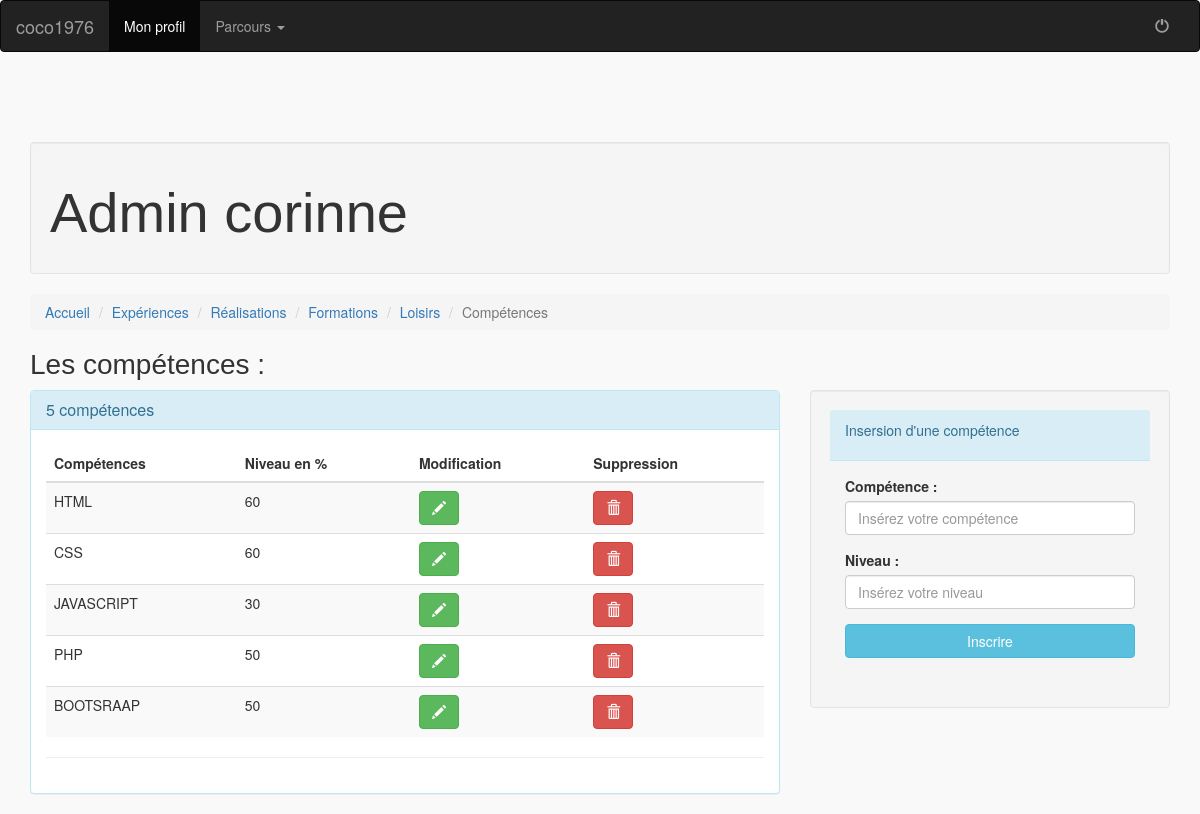
Page /admin/competences.php (signed in) on the committed database.
### tables this page shows
CREATE TABLE `t_utilisateurs` (
  `id_utilisateur` int(3) NOT NULL,
  `prenom` varchar(30) NOT NULL,
  `nom` varchar(30) NOT NULL,
  `email` varchar(50) NOT NULL,
  `telephone` int(10) UNSIGNED ZEROFILL NOT NULL,
  `mdp` varchar(12) NOT NULL,
  `pseudo` varchar(30) NOT NULL,
  `avatar` varchar(20) NOT NULL,
  `age` int(3) NOT NULL,
  `date-naissance` date NOT NULL,
  `sexe` enum('h','f') NOT NULL,
  `etat_civil` enum('m','mme') NOT NULL,
  `adresse` varchar(50) NOT NULL,
  `code-postal` int(5) UNSIGNED ZEROFILL NOT NULL,
  `ville` varchar(30) NOT NULL,
  `pays` varchar(20) NOT NULL,
  `site_web` varchar(50) NOT NULL
);

CREATE TABLE `t_competences` (
  `id_competence` int(3) NOT NULL,
  `competence` varchar(30) NOT NULL,
  `c_niveau` int(3) NOT NULL,
  `utilisateur_id` int(3) NOT NULL
);

### admin/competences.php (the view, shortened to what this page needs)
<?php
require('connexion.php');
if (isset($_SESSION['connexion']) && $_SESSION['connexion'] == 'connecté') {
    $id_utilisateur = $_SESSION['id_utilisateur'];
}else {
    header('location:authentification.php');
}
$resultat = $pdoCV -> query("SELECT * FROM t_utilisateurs WHERE id_utilisateur = '$id_utilisateur'");
$ligne_utilisateur = $resultat -> fetch(PDO::FETCH_ASSOC);
include('inc/header.inc.php');
include('inc/nav.inc.php');
?>
<!DOCTYPE html>
<html lang="fr">
<head>
    <head>
    </head>
</head>
<body>
    <div class="container">
        <div class="page-header well">
            <h1>Admin <?= $ligne_utilisateur['prenom']?></h1>
        </div>
        <?php
        $resultat = $pdoCV -> prepare("SELECT * FROM t_competences WHERE utilisateur_id = '$id_utilisateur'");
        $resultat -> execute();
        $nbr_competences =  $resultat -> rowCount();
        ?>
        <ol class="breadcrumb">
            <li><a href="index.php">Accueil</a></li>
            <li><a href="experiences.php">Expériences</a></li>
            <li><a href="realisations.php">Réalisations</a></li>
            <li><a href="Formations.php">Formations</a></li>
            <li><a href="loisirs.php">Loisirs</a></li>
            <li class="active">Compétences</li>
        </ol>
        <h2 class="centrer">Les compétences :</h2>
        <div class="row">
            <div class="col-md-8">
                <div class="panel panel-info">
                    <div class="panel-heading">
                        <h3 class="panel-title"><?= $nbr_competences; ?> compétences</h3>
                    </div>
                    <div class="panel-body">
                        <table class="table table-striped">
                            <thead>
                                <tr>
                                    <th scope="col">Compétences</th>
                                    <th scope="col">Niveau en %</th>
                                    <th scope="col">Modification</th>
                                    <th scope="col">Suppression</th>
                                </tr>
                            </thead>
                            <tbody>
                                <tr>
                                    <?php while($ligne_competence = $resultat -> fetch(PDO::FETCH_ASSOC) ) {?>
                                        <td><?php echo $ligne_competence['competence'] ;?></td>
                                        <td><?php echo $ligne_competence['c_niveau']; ?></td>
                                        <td><a href="modif_competence.php?id_competence=<?= $ligne_competence['id_competence']; ?>"><button type="button" class="btn btn-success"><span class="glyphicon glyphicon-pencil" aria-hidden="true"></span> </button> </a></td>
                                        <td><a href="competences.php?id_competence=<?= $ligne_competence['id_competence']; ?>"><button type="button" class="btn btn-danger"><span class="glyphicon glyphicon-trash" aria-hidden="true"></span> </button> </a></td>
                                    </tr>
                                <?php } ?>
                            </table>
                            <hr>
                        </div>
                    </div>
                </div>
                        <div class="col-md-4">
                            <div class="well">
                                <div class="panel-info">
                                    <div class="panel-heading">
                                        <p>Insersion d'une compétence</p>
                                    </div>
                                    <div class="panel-body">
                                        <div class="form-group">
                                            <form action="competences.php" method="post">
                                                <div class="form-group">
                                                    <label for="competence"> Compétence :</label><br>
                                                    <input type="text" name="competence" id="competence" placeholder="Insérez votre compétence" class="form-control">
                                                </div>
                                                <div class="form-group">
                                                    <label for="niveau"> Niveau :</label><br>
                                                    <input type="text" name="c_niveau" id="niveau" placeholder="Insérez votre niveau" class="form-control">
                                                </div>
                                                <button type="submit" class="btn btn-info btn-block">Inscrire</button>
                                            </form>
                                        </div>
                                    </div>
                                </div>
                            </div>
                        </div>
                    </div>
                </div><!-- fin du container >
        <?php include('inc/footer.inc.php'); ?>

### admin/inc/nav.inc.php (shortened to what this page needs)
<body>
    <nav class="navbar navbar-inverse ">
        <div class="container-fluid">
            <div class="navbar-header">
                <a class="navbar-brand" href="index.php"><?= $ligne_utilisateur['pseudo']?></a>
            </div>
            <div class="collapse navbar-collapse" id="bs-example-navbar-collapse-1">
                <ul class="nav navbar-nav">
                    <li class="active"><a href="profil.php">Mon profil <span class="sr-only">(current)</span></a></li>
                    <li class="dropdown">
                        <a href="#" class="dropdown-toggle" data-toggle="dropdown" role="button" aria-haspopup="true" aria-expanded="false">Parcours <span class="caret"></span></a>
                    </li>
                </ul>
                <ul class="nav navbar-nav navbar-right">
                    <li class="dropdown">
                        <a href="#" class="dropdown-toggle" data-toggle="dropdown" role="button" aria-haspopup="true" aria-expanded="false"><span class="glyphicon glyphicon-off"></span></a>
                        </li>
                    </ul>
                </div>
            </nav>

### admin/css/style.css (style rules this page uses)
body { background:#F9F9F9; }
h1 { font-family: 'Barlow Condensed', sans-serif; font-size: 4em; }
h2 { font-family: 'Barlow Condensed', sans-serif; font-size: 2em; }
.container { margin-top: 50px; }

### rows in the picture
t_utilisateurs: pseudo "coco1976", prenom "corinne"
t_competences: competence "HTML", c_niveau "60"
t_competences: competence "CSS", c_niveau "60"
t_competences: competence "JAVASCRIPT", c_niveau "30"
t_competences: competence "PHP", c_niveau "50"
t_competences: competence "BOOTSRAAP", c_niveau "50"

### other values in the picture
$nbr_competences "5"
